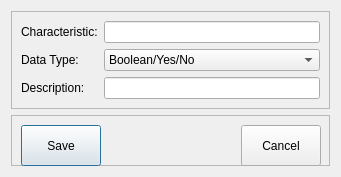
<?xml version="1.0" encoding="UTF-8"?>
<ui version="4.0">
 <class>AddPersonalCharacteristic</class>
 <widget class="QDialog" name="AddPersonalCharacteristic">
  <property name="geometry">
   <rect>
    <x>0</x>
    <y>0</y>
    <width>341</width>
    <height>177</height>
   </rect>
  </property>
  <property name="windowTitle">
   <string>Add Personal Characteristic</string>
  </property>
  <layout class="QVBoxLayout" name="verticalLayout">
   <item>
    <widget class="QFrame" name="frame">
     <property name="frameShape">
      <enum>QFrame::StyledPanel</enum>
     </property>
     <property name="frameShadow">
      <enum>QFrame::Raised</enum>
     </property>
     <layout class="QFormLayout" name="formLayout">
      <item row="0" column="0">
       <widget class="QLabel" name="label">
        <property name="text">
         <string>Characteristic:</string>
        </property>
       </widget>
      </item>
      <item row="0" column="1">
       <widget class="QLineEdit" name="txtCharacteristic"/>
      </item>
      <item row="1" column="0">
       <widget class="QLabel" name="label_2">
        <property name="text">
         <string>Data Type:</string>
        </property>
       </widget>
      </item>
      <item row="1" column="1">
       <widget class="QComboBox" name="cmbDataType">
        <item>
         <property name="text">
          <string>Boolean/Yes/No</string>
         </property>
        </item>
        <item>
         <property name="text">
          <string>Integer</string>
         </property>
        </item>
        <item>
         <property name="text">
          <string>Double</string>
         </property>
        </item>
        <item>
         <property name="text">
          <string>String</string>
         </property>
        </item>
       </widget>
      </item>
      <item row="2" column="0">
       <widget class="QLabel" name="label_3">
        <property name="text">
         <string>Description:</string>
        </property>
       </widget>
      </item>
      <item row="2" column="1">
       <widget class="QLineEdit" name="txtDescription"/>
      </item>
     </layout>
    </widget>
   </item>
   <item>
    <widget class="QFrame" name="frame_2">
     <property name="frameShape">
      <enum>QFrame::StyledPanel</enum>
     </property>
     <property name="frameShadow">
      <enum>QFrame::Raised</enum>
     </property>
     <widget class="QPushButton" name="cmdSave">
      <property name="geometry">
       <rect>
        <x>10</x>
        <y>10</y>
        <width>80</width>
        <height>41</height>
       </rect>
      </property>
      <property name="minimumSize">
       <size>
        <width>80</width>
        <height>41</height>
       </size>
      </property>
      <property name="text">
       <string>Save</string>
      </property>
     </widget>
     <widget class="QPushButton" name="cmdClose">
      <property name="geometry">
       <rect>
        <x>230</x>
        <y>10</y>
        <width>80</width>
        <height>41</height>
       </rect>
      </property>
      <property name="minimumSize">
       <size>
        <width>80</width>
        <height>41</height>
       </size>
      </property>
      <property name="text">
       <string>Cancel</string>
      </property>
     </widget>
    </widget>
   </item>
  </layout>
 </widget>
 <resources/>
 <connections>
  <connection>
   <sender>cmdSave</sender>
   <signal>clicked()</signal>
   <receiver>AddPersonalCharacteristic</receiver>
   <slot>saveCharacteristic()</slot>
   <hints>
    <hint type="sourcelabel">
     <x>67</x>
     <y>136</y>
    </hint>
    <hint type="destinationlabel">
     <x>100</x>
     <y>172</y>
    </hint>
   </hints>
  </connection>
  <connection>
   <sender>cmdClose</sender>
   <signal>clicked()</signal>
   <receiver>AddPersonalCharacteristic</receiver>
   <slot>closeForm()</slot>
   <hints>
    <hint type="sourcelabel">
     <x>255</x>
     <y>136</y>
    </hint>
    <hint type="destinationlabel">
     <x>280</x>
     <y>173</y>
    </hint>
   </hints>
  </connection>
 </connections>
 <slots>
  <slot>saveCharacteristic()</slot>
  <slot>closeForm()</slot>
 </slots>
</ui>
